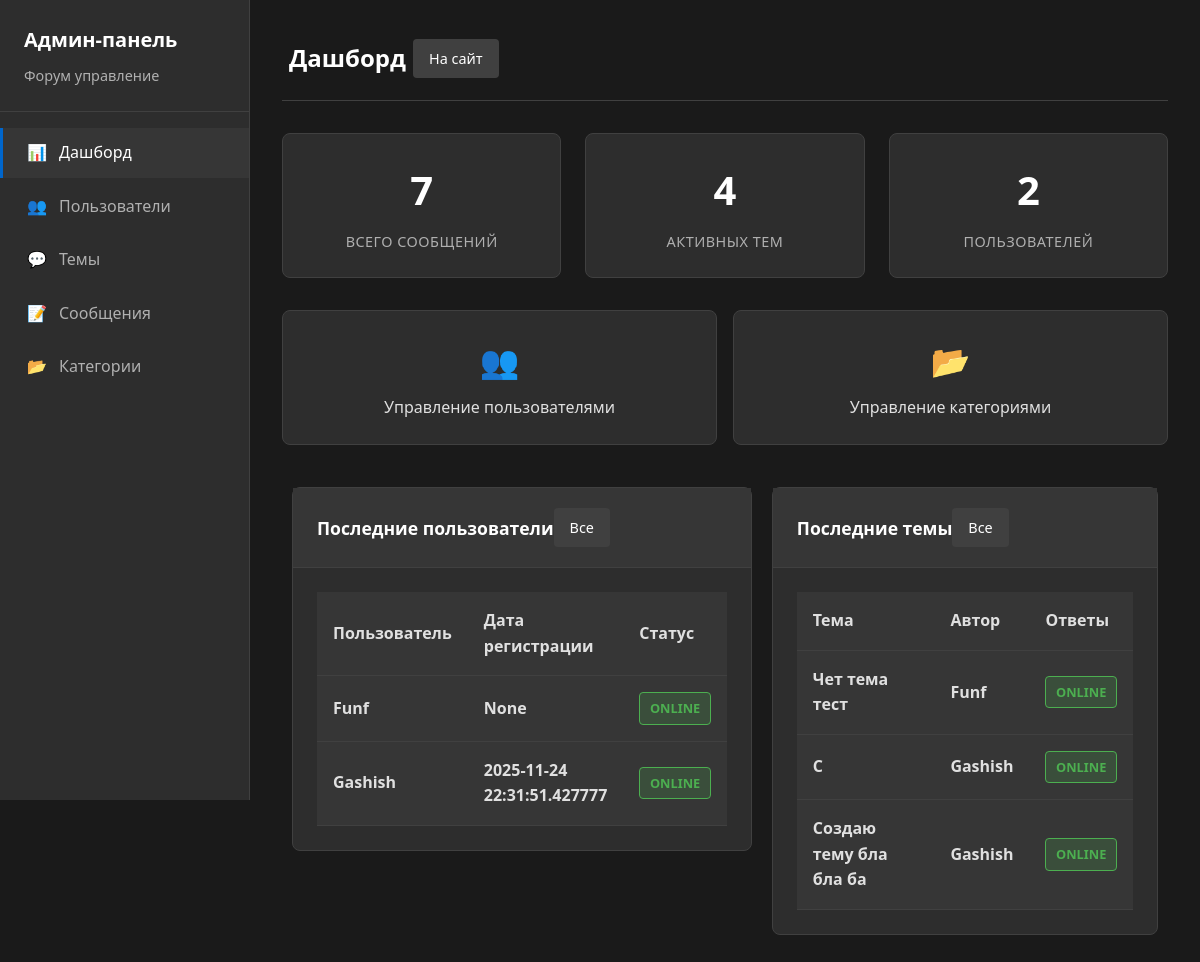
The page /admin (signed in) on the database as committed earlier.
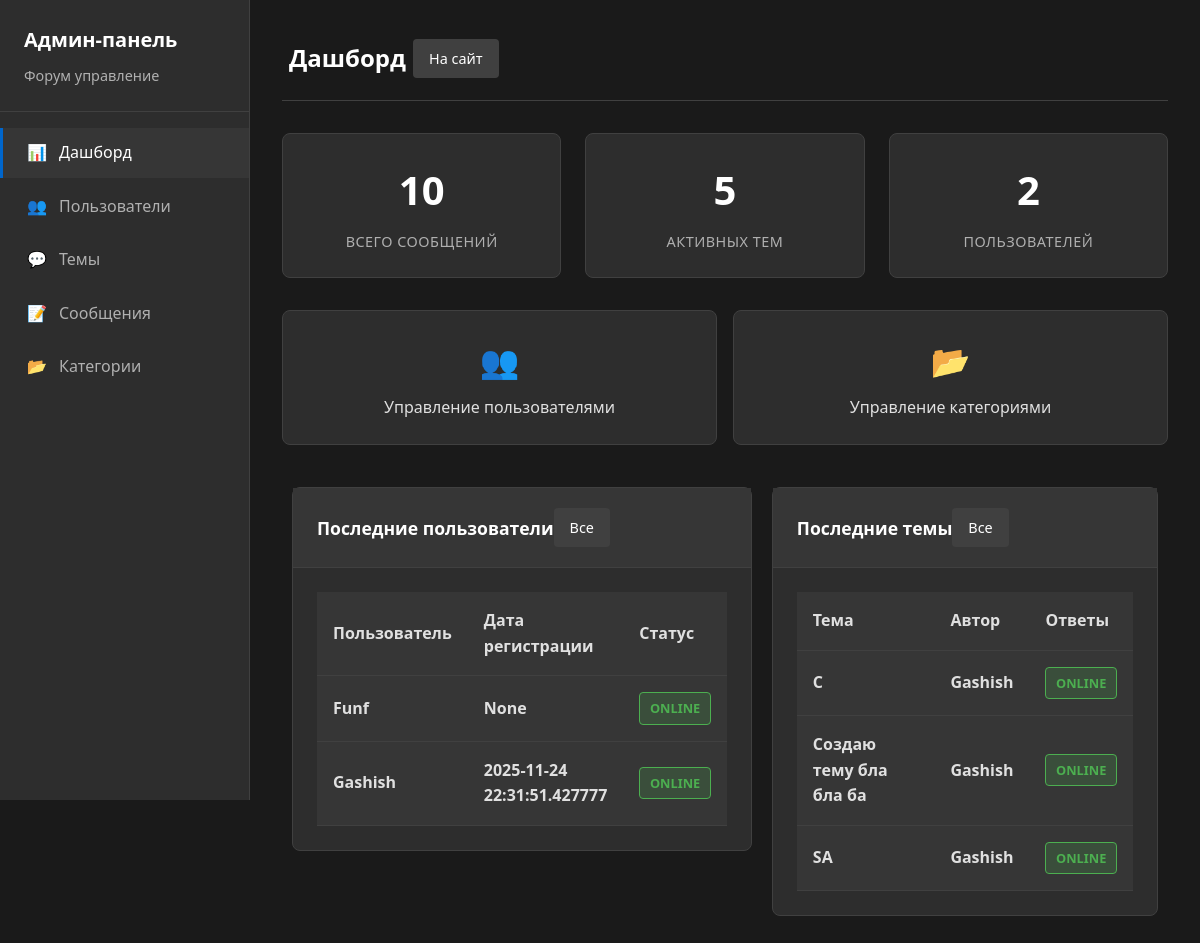
The same page on the database as committed later.
### bd_app3.py (models this page shows, shortened)
class User(db.Model):
    __tablename__ = 'users'
    id = db.Column(db.Integer, primary_key=True)
    username = db.Column(db.String(80), unique=True, nullable=False)
    email = db.Column(db.String(120), unique=True, nullable=False)
    password = db.Column(db.String(120), nullable=False)
    admin = db.Column(db.Integer, default=0)
    created_at = db.Column(db.DateTime, default=datetime.now().replace(microsecond=0))
    categories = db.relationship('Category', backref='author', lazy=True)
    topics = db.relationship('Topic', backref='author', lazy=True)
    posts = db.relationship('Post', backref='author', lazy=True)
    def __repr__(self):
        return f'{self.username}'

class Topic(db.Model):
    __tablename__ = 'topics'
    id = db.Column(db.Integer, primary_key=True)
    user_id = db.Column(db.Integer, db.ForeignKey('users.id'), nullable=False)
    category_id = db.Column(db.Integer, db.ForeignKey('categories.id'), nullable=False)
    title = db.Column(db.String(200), nullable=False)
    content = db.Column(db.Text, nullable=False)
    created_at = db.Column(db.DateTime, default=datetime.now().replace(microsecond=0))
    posts = db.relationship('Post', backref='topic', lazy=True, cascade='all, delete-orphan')

### app3.py (the view)
@app.route('/admin')
@admin_required
def admin_dashboard():
    class stats:
        users = len(User.query.all())
        user_limit = User.query.limit(3).all()
        topics = len(Topic.query.all())
        topics_limit = Topic.query.join(User, Topic.user_id == User.id).limit(3).all()
        posts = len(Post.query.all())
        last_post = Post.query\
        .order_by(Post.created_at)\
        .first()
        if last_post is not None:
            last_post = datetime.today().date()
    return render_template('admin/admin_dashboard.html', stats=stats)

### app3.py (called while the page is built)
def admin_required(f):
    @wraps(f)
    def decorated_function(*args, **kwargs):
        if 'user_id' not in session:
            print('Не зашел')
            return redirect(url_for('index'))
        admin = User.query.get(1)
        if admin.username == session['username']:
            session['admin'] = True
        else:
            print(admin)
            print('Не админ')
            return redirect(url_for('index'))
        return f(*args, **kwargs)
    return decorated_function

### templates/admin/admin_dashboard.html (shortened to what this page needs)
{% extends "admin/admin_base.html" %}
{% block admin_page_title %}Дашборд{% endblock %}
{% block admin_content %}
<div class="admin-stats-grid">
    <div class="admin-stat-card">
        <div class="admin-stat-number">{{ stats.posts }}</div>
        <div class="admin-stat-label">Всего сообщений</div>
    </div>
    <div class="admin-stat-card">
        <div class="admin-stat-number">{{ stats.topics }}</div>
        <div class="admin-stat-label">Активных тем</div>
    </div>
    <div class="admin-stat-card">
        <div class="admin-stat-number">{{ stats.users }}</div>
        <div class="admin-stat-label">Пользователей</div>
    </div>
</div>
<div class="admin-quick-actions">
    <a href="{{ url_for('admin_users') }}" class="admin-quick-action">
        <span class="admin-quick-action-icon">👥</span>
        Управление пользователями
    </a>
    <a href="{{ url_for('admin_categories') }}" class="admin-quick-action">
        <span class="admin-quick-action-icon">📂</span>
        Управление категориями
    </a>
</div>
<div class="flex gap-6">
    <div style="flex: 1;">
        <div class="admin-card">
            <div class="admin-card-header">
                <h3 class="admin-card-title">Последние пользователи</h3>
                <a href="{{ url_for('admin_users') }}" class="btn">Все</a>
            </div>
            <div class="admin-card-body">
                <table class="admin-table">
                    <thead>
                        <tr>
                            <th>Пользователь</th>
                            <th>Дата регистрации</th>
                            <th>Статус</th>
                        </tr>
                    </thead>
                    <tbody>
                        {% for user in stats.user_limit %}
                        <tr>
                            <th>{{ user.username }}</th>
                            <th>{{ user.created_at }}</th>
                            <th><span class="admin-badge admin-badge-success">{{ 'online' }}</span></th>
                        </tr>
                        {% endfor %}
                    </tbody>
                </table>
            </div>
        </div>
    </div>
    <div style="flex: 1;">
        <div class="admin-card">
            <div class="admin-card-header">
                <h3 class="admin-card-title">Последние темы</h3>
                <a href="{{ url_for('admin_topics') }}" class="btn">Все</a>
            </div>
            <div class="admin-card-body">
                <table class="admin-table">
                    <thead>
                        <tr>
                            <th>Тема</th>
                            <th>Автор</th>
                            <th>Ответы</th>
                        </tr>
                    </thead>
                    <tbody>
                        {% for topic in stats.topics_limit %}
                        <tr>
                            <th>{{ topic.title }}</th>
                            <th>{{ topic.author }}</th>
                            <th><span class="admin-badge admin-badge-success">{{ 'online' }}</span></th>
                        </tr>
                        {% endfor %}
                    </tbody>
                </table>
            </div>
        </div>
    </div>
</div>
{% endblock %}

Rows that differ between the two databases and show on the page:
removed Topic: title "Чет тема тест", author "Funf", value "ONLINE"
now on this page (row unchanged): Topic: title "SA", author "Gashish", value "ONLINE"
Other text that changed with them:
{{ stats.posts }}: "7" → "10"
{{ stats.topics }}: "4" → "5"
